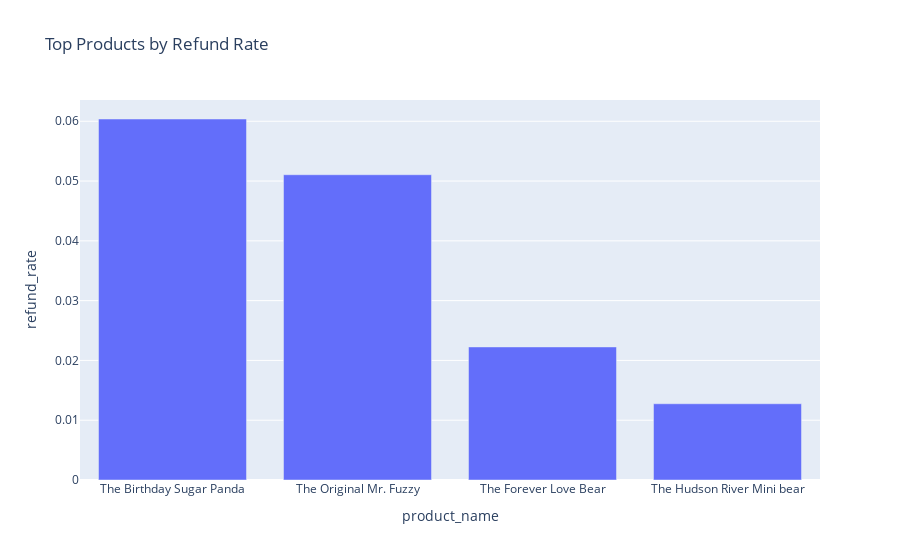

Notebook code for this chart:
### Markdown cell above
* This bar chart shows the total revenue generated by each product.
* The Original Mr. Fuzzy generates significantly higher sales than all other products.
* The Forever Love Bear and The Birthday Sugar Panda contribute moderate revenue, while The Hudson River Mini Bear has the lowest sales.

### Code cell
import plotly.express as px
df["is_refunded"] = df["order_item_refund_id"].notna()
refund_rate_product = (df.groupby("product_name").agg(refund_rate=("is_refunded", "mean")).reset_index())
top_refund_products = refund_rate_product.sort_values("refund_rate", ascending=False).head(10)
px.bar(top_refund_products,x="product_name",y="refund_rate",title="Top Products by Refund Rate").show()

### Figure 1 — Plotly figure (JSON) as saved in the notebook; plotly's stock layout.template omitted (floating-point values rounded to 4 significant figures)
{"data": [{"alignmentgroup": "True", "hovertemplate": "product_name=%{x}<br>refund_rate=%{y}<extra></extra>", "legendgroup": "", "marker": {"color": "#636efa", "pattern": {"shape": ""}}, "name": "", "offsetgroup": "", "orientation": "v", "showlegend": false, "textposition": "auto", "type": "bar", "x": ["The Birthday Sugar Panda", "The Original Mr. Fuzzy", "The Forever Love Bear", "The Hudson River Mini bear"], "xaxis": "x", "y": [0.06038, 0.05106, 0.02226, 0.01275], "yaxis": "y"}], "layout": {"barmode": "relative", "legend": {"tracegroupgap": 0}, "title": {"text": "Top Products by Refund Rate"}, "xaxis": {"anchor": "y", "domain": [0, 1], "title": {"text": "product_name"}}, "yaxis": {"anchor": "x", "domain": [0, 1], "title": {"text": "refund_rate"}}}}
